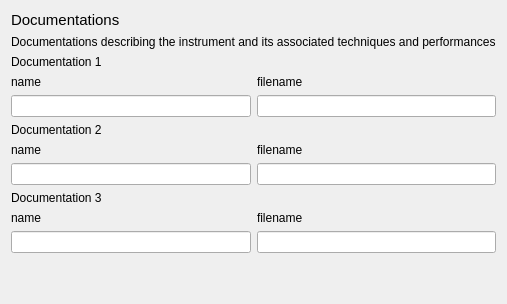
      <widget class="QWidget" name="tab_4">
       <attribute name="title">
        <string>6 Docs</string>
       </attribute>
       <layout class="QVBoxLayout" name="verticalLayout_3">
        <item>
         <widget class="QLabel" name="label_30">
          <property name="font">
           <font>
            <pointsize>11</pointsize>
           </font>
          </property>
          <property name="text">
           <string>Documentations</string>
          </property>
         </widget>
        </item>
        <item>
         <widget class="QLabel" name="label_16">
          <property name="font">
           <font>
            <pointsize>9</pointsize>
           </font>
          </property>
          <property name="text">
           <string>Documentations describing the instrument and its associated techniques and performances</string>
          </property>
         </widget>
        </item>
        <item>
         <widget class="QLabel" name="label_33">
          <property name="text">
           <string>Documentation 1</string>
          </property>
         </widget>
        </item>
        <item>
         <layout class="QGridLayout" name="gridLayout">
          <item row="0" column="0">
           <widget class="QLabel" name="label_24">
            <property name="font">
             <font>
              <pointsize>9</pointsize>
             </font>
            </property>
            <property name="toolTip">
             <string>&lt;html&gt;&lt;head/&gt;&lt;body&gt;&lt;p&gt;Name of the documentation&lt;/p&gt;&lt;/body&gt;&lt;/html&gt;</string>
            </property>
            <property name="text">
             <string>name</string>
            </property>
           </widget>
          </item>
          <item row="1" column="0">
           <widget class="QLineEdit" name="documentation_name_1">
            <property name="toolTip">
             <string>&lt;html&gt;&lt;head/&gt;&lt;body&gt;&lt;p&gt;Name of the documentation&lt;/p&gt;&lt;/body&gt;&lt;/html&gt;</string>
            </property>
           </widget>
          </item>
          <item row="0" column="1">
           <widget class="QLabel" name="label_60">
            <property name="font">
             <font>
              <pointsize>9</pointsize>
             </font>
            </property>
            <property name="toolTip">
             <string>&lt;html&gt;&lt;head/&gt;&lt;body&gt;&lt;p&gt;File name of the documentation (pdf file) &lt;/p&gt;&lt;p&gt;This image file should be zipped with the xml file&lt;/p&gt;&lt;/body&gt;&lt;/html&gt;</string>
            </property>
            <property name="text">
             <string>filename</string>
            </property>
           </widget>
          </item>
          <item row="1" column="1">
           <widget class="QLineEdit" name="documentation_file_1">
            <property name="toolTip">
             <string>&lt;html&gt;&lt;head/&gt;&lt;body&gt;&lt;p&gt;File name of the documentation (pdf file) &lt;/p&gt;&lt;p&gt;This image file should be zipped with the xml file&lt;/p&gt;&lt;/body&gt;&lt;/html&gt;</string>
            </property>
           </widget>
          </item>
         </layout>
        </item>
        <item>
         <widget class="QLabel" name="label_35">
          <property name="text">
           <string>Documentation 2</string>
          </property>
         </widget>
        </item>
        <item>
         <layout class="QGridLayout" name="gridLayout_2">
          <item row="0" column="0">
           <widget class="QLabel" name="label_26">
            <property name="font">
             <font>
              <pointsize>9</pointsize>
             </font>
            </property>
            <property name="toolTip">
             <string>&lt;html&gt;&lt;head/&gt;&lt;body&gt;&lt;p&gt;Name of the documentation&lt;/p&gt;&lt;/body&gt;&lt;/html&gt;</string>
            </property>
            <property name="text">
             <string>name</string>
            </property>
           </widget>
          </item>
          <item row="1" column="0">
           <widget class="QLineEdit" name="documentation_name_2">
            <property name="toolTip">
             <string>&lt;html&gt;&lt;head/&gt;&lt;body&gt;&lt;p&gt;Name of the documentation&lt;/p&gt;&lt;/body&gt;&lt;/html&gt;</string>
            </property>
           </widget>
          </item>
          <item row="0" column="1">
           <widget class="QLabel" name="label_61">
            <property name="font">
             <font>
              <pointsize>9</pointsize>
             </font>
            </property>
            <property name="toolTip">
             <string>&lt;html&gt;&lt;head/&gt;&lt;body&gt;&lt;p&gt;File name of the documentation (pdf file) &lt;/p&gt;&lt;p&gt;This image file should be zipped with the xml file&lt;/p&gt;&lt;/body&gt;&lt;/html&gt;</string>
            </property>
            <property name="text">
             <string>filename</string>
            </property>
           </widget>
          </item>
          <item row="1" column="1">
           <widget class="QLineEdit" name="documentation_file_2">
            <property name="toolTip">
             <string>&lt;html&gt;&lt;head/&gt;&lt;body&gt;&lt;p&gt;File name of the documentation (pdf file) &lt;/p&gt;&lt;p&gt;This image file should be zipped with the xml file&lt;/p&gt;&lt;/body&gt;&lt;/html&gt;</string>
            </property>
           </widget>
          </item>
         </layout>
        </item>
        <item>
         <widget class="QLabel" name="label_37">
          <property name="text">
           <string>Documentation 3</string>
          </property>
         </widget>
        </item>
        <item>
         <layout class="QGridLayout" name="gridLayout_3">
          <item row="0" column="0">
           <widget class="QLabel" name="label_28">
            <property name="font">
             <font>
              <pointsize>9</pointsize>
             </font>
            </property>
            <property name="toolTip">
             <string>&lt;html&gt;&lt;head/&gt;&lt;body&gt;&lt;p&gt;Name of the documentation&lt;/p&gt;&lt;/body&gt;&lt;/html&gt;</string>
            </property>
            <property name="text">
             <string>name</string>
            </property>
           </widget>
          </item>
          <item row="1" column="0">
           <widget class="QLineEdit" name="documentation_name_3">
            <property name="toolTip">
             <string>&lt;html&gt;&lt;head/&gt;&lt;body&gt;&lt;p&gt;Name of the documentation&lt;/p&gt;&lt;/body&gt;&lt;/html&gt;</string>
            </property>
           </widget>
          </item>
          <item row="0" column="1">
           <widget class="QLabel" name="label_62">
            <property name="font">
             <font>
              <pointsize>9</pointsize>
             </font>
            </property>
            <property name="toolTip">
             <string>&lt;html&gt;&lt;head/&gt;&lt;body&gt;&lt;p&gt;File name of the documentation (pdf file) &lt;/p&gt;&lt;p&gt;This image file should be zipped with the xml file&lt;/p&gt;&lt;/body&gt;&lt;/html&gt;</string>
            </property>
            <property name="text">
             <string>filename</string>
            </property>
           </widget>
          </item>
          <item row="1" column="1">
           <widget class="QLineEdit" name="documentation_file_3">
            <property name="toolTip">
             <string>&lt;html&gt;&lt;head/&gt;&lt;body&gt;&lt;p&gt;File name of the documentation (pdf file) &lt;/p&gt;&lt;p&gt;This image file should be zipped with the xml file&lt;/p&gt;&lt;/body&gt;&lt;/html&gt;</string>
            </property>
           </widget>
          </item>
         </layout>
        </item>
        <item>
         <spacer name="verticalSpacer_4">
          <property name="orientation">
           <enum>Qt::Vertical</enum>
          </property>
          <property name="sizeHint" stdset="0">
           <size>
            <width>20</width>
            <height>40</height>
           </size>
          </property>
         </spacer>
        </item>
       </layout>
      </widget>
